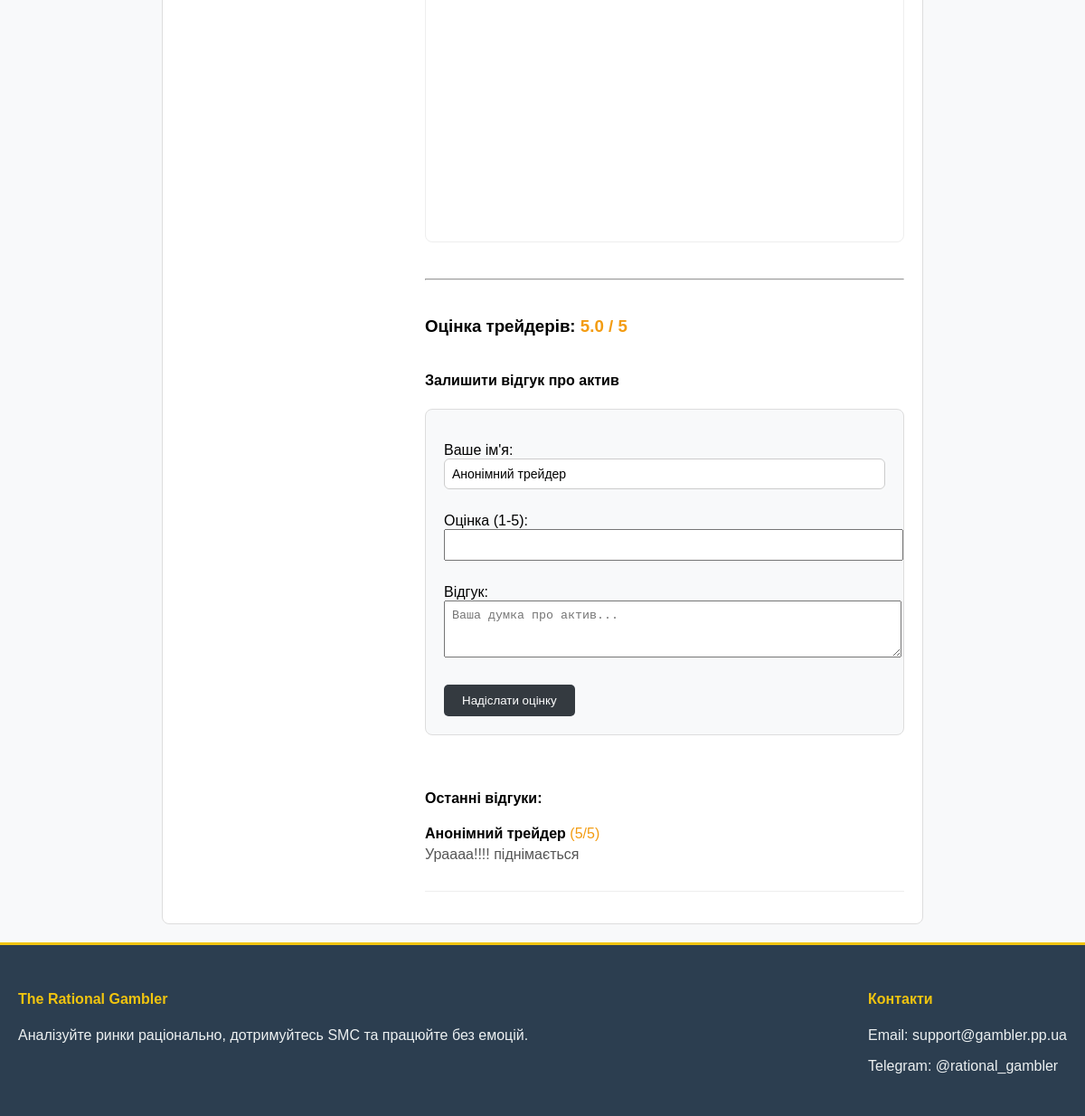
Before: /asset/4/ (lower part) with the older database file.
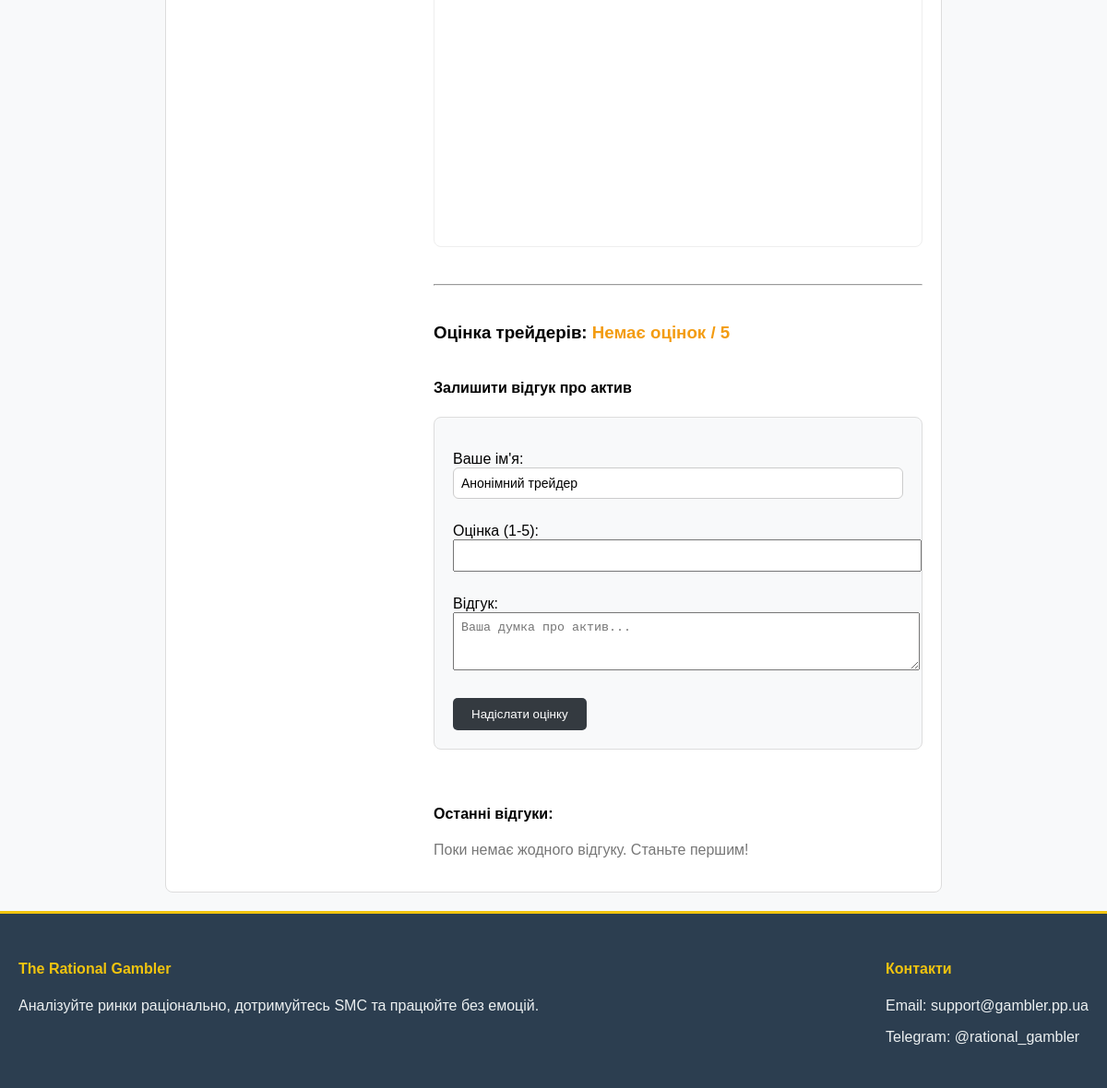
After: the same page with the newer database file.
### my_app/models.py (models this page shows, shortened)
class Review(models.Model):
    asset = models.ForeignKey(Asset, on_delete=models.CASCADE, related_name='reviews', verbose_name="Актив")
    author = models.CharField(max_length=100, verbose_name="Ваше ім'я", default="Анонімний трейдер")
    rating = models.IntegerField(validators=[MinValueValidator(1), MaxValueValidator(5)], verbose_name="Оцінка (1-5)")
    text = models.TextField(verbose_name="Відгук")
    is_approved = models.BooleanField(default=False, verbose_name="Одобрено")
    created_at = models.DateTimeField(auto_now_add=True)

### my_app/views.py (the view)
# urls.py: path('asset/<int:asset_id>/', views.asset_detail, name='assets_detailed'),
def asset_detail(request, asset_id):
    asset = get_object_or_404(Asset, id=asset_id)
    categories = Category.objects.all()
    reviews = asset.reviews.filter(is_approved=True)
    brokers = Broker.objects.all()
    avg_rating = reviews.aggregate(Avg('rating'))['rating__avg']
    has_reviewed = False
    if request.user.is_authenticated:
        has_reviewed = asset.reviews.filter(author=request.user.username).exists()
    else:
        has_reviewed = True
    dynamic_price = asset.price
    target_ticker = asset.api_ticker if asset.api_ticker else asset.ticker
    try:
        if target_ticker:
            yf_asset = yf.Ticker(target_ticker)
            dynamic_price = round(yf_asset.fast_info['lastPrice'], 4)
    except Exception as e:
        print(f"Помилка API для {target_ticker}: {e}")
    if request.method == 'POST' and 'submit_review' in request.POST:
        if not has_reviewed and request.user.is_authenticated:
            review_form = ReviewForm(request.POST)
            if review_form.is_valid():
                review = review_form.save(commit=False)
                review.asset = asset
                review.author = request.user.username
                review.save()
                return redirect('assets_detailed', asset_id=asset.id)
    else:
        review_form = ReviewForm()
    context = {
        'asset': asset,
        'categories': categories,
        'reviews': reviews,
        'avg_rating': round(avg_rating, 1) if avg_rating else "Немає оцінок",
        'review_form': review_form,
        'brokers': brokers,
        'has_reviewed': has_reviewed,
        'dynamic_price': dynamic_price
    }
    return render(request, 'pages/asset_detail.html', context)

### my_app/forms.py
class ReviewForm(forms.ModelForm):
    class Meta:
        model = Review
        fields = ['author', 'rating', 'text']
        widgets = {
            'author': forms.TextInput(attrs={'placeholder': 'Ваше ім\'я', 'style': 'width: 100%; margin-bottom: 10px; padding: 8px;'}),
            'rating': forms.NumberInput(attrs={'min': 1, 'max': 5, 'style': 'width: 100%; margin-bottom: 10px; padding: 8px;'}),
            'text': forms.Textarea(attrs={'rows': 3, 'placeholder': 'Ваша думка про актив...', 'style': 'width: 100%; margin-bottom: 10px; padding: 8px;'}),
        }

### my_app/templates/pages/asset_detail.html (shortened to what this page needs)
{% extends 'base.html' %}
{% block content %}
    <div style="max-width: 800px; margin: 0 auto; padding: 20px; border: 1px solid #ddd; border-radius: 8px; background-color: #fff;">
        <div style="display: flex; gap: 20px; align-items: flex-start;">
            <div style="flex-grow: 1;">
                <div style="margin-top: 30px; border: 1px solid #eee; border-radius: 8px; overflow: hidden;">
                    <div id="tradingview_widget" style="height: 500px;"></div>
                </div>
                <hr style="margin: 40px 0;">
                <h3>Оцінка трейдерів: <span style="color: #f39c12;">{{ avg_rating }} / 5</span></h3>
                <div style="display: flex; gap: 40px; flex-wrap: wrap;">
                    <div style="flex: 1; min-width: 300px;">
                        <h4>Залишити відгук про актив</h4>
                        <form method="post" style="background: #f8f9fa; padding: 20px; border-radius: 8px; border: 1px solid #ddd;">
                            {{ review_form.as_p }}
                            <button type="submit" name="submit_review" style="background: #343a40; color: white; padding: 10px 20px; border: none; border-radius: 5px; cursor: pointer;">Надіслати оцінку</button>
                        </form>
                    </div>
                    <div style="flex: 1; min-width: 300px;">
                        <h4>Останні відгуки:</h4>
                        {% for review in reviews %}
                            <div style="margin-bottom: 15px; padding-bottom: 15px; border-bottom: 1px solid #eee;">
                                <strong>{{ review.author }}</strong> <span style="color: #f39c12;">({{ review.rating }}/5)</span>
                                <p style="margin-top: 5px; color: #555;">{{ review.text }}</p>
                            </div>
                        {% empty %}
                            <p style="color: #777;">Поки немає жодного відгуку. Станьте першим!</p>
                        {% endfor %}
                    </div>
                </div>
            </div>
        </div>
    </div>
{% endblock %}

Changed rows visible on the page:
no longer on this page (row edited): Review: author "Анонімний трейдер", rating "5", text "Ураааа!!!! піднімається"
Other visible differences:
{{ avg_rating }}: "5.0" → "Немає оцінок"
text now shown: "Поки немає жодного відгуку. Станьте першим!"
